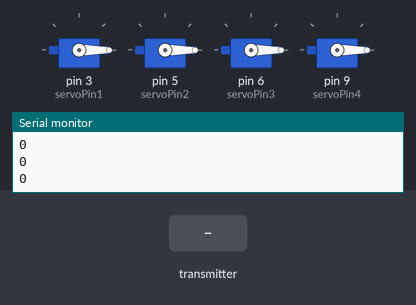
A sketch run on a simulated Arduino Uno, built with avr-gcc and run on an emulated ATmega328P. Parts: 4 × servo, the last lines printed to the serial monitor. The inputs (shaded band) are chosen by the test bench. No radio packets arrive unless stated.

Above: at 1.2 s.
1.3 s: the transmitter starts sending b1 = 512
At 2.4 s:
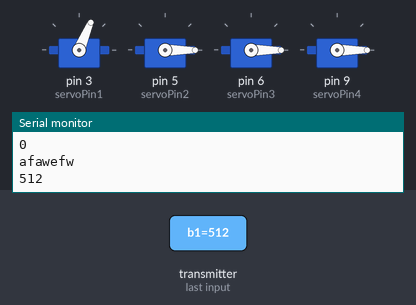
2.8 s: the transmitter starts sending b2 = 1023
At 4.0 s:
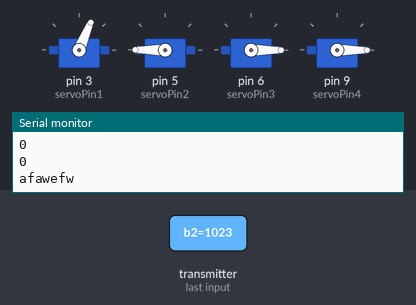
4.3 s: the transmitter starts sending b3 = 512
At 5.5 s:
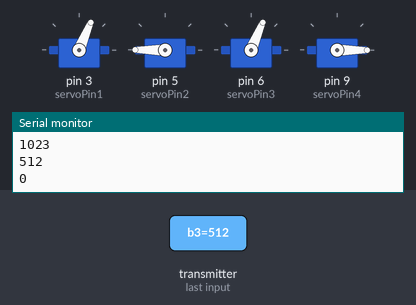
5.8 s: the transmitter starts sending b4 = 1023
At 7.0 s:
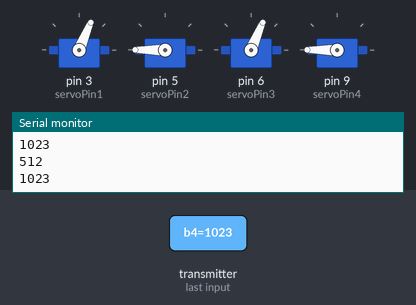
7.3 s: the transmitter starts sending b1 = 256
At 8.5 s:
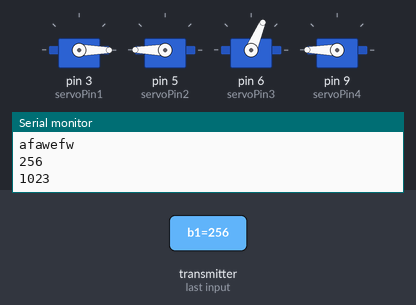
8.8 s: the transmitter starts sending b2 = 0
At 9.2 s:
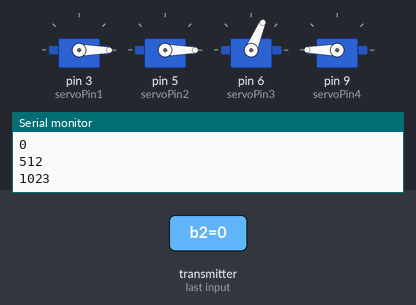
Timing chart, 0 to 11.3 s (numbered marks = the images above; inputs shaded):
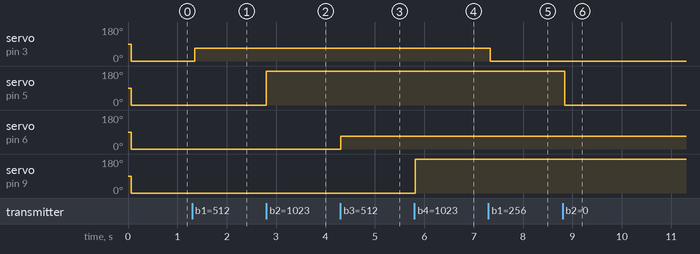

Measured:
- after the input at 1.3 s, servo on pin 3 (servoPin1): 0° → 67° after 0.05 s
- after the input at 2.8 s, servo on pin 5 (servoPin2): 0° → 180° at once
- after the input at 4.3 s, servo on pin 6 (servoPin3): 0° → 67° at once
- after the input at 5.8 s, servo on pin 9 (servoPin4): 0° → 180° at once
- after the input at 7.3 s, servo on pin 3 (servoPin1): 67° → 0° at once
- after the input at 8.8 s, servo on pin 5 (servoPin2): 180° → 0° after 0.05 s

The sketch:

Receiver.ino
```cpp
/*  Receiver Code
*   Code to receive data from NRF24L01+ */


#include <SPI.h>
#include <RF24.h>

//Radio Configuration
#include <Servo.h> //Includes servo library

Servo finger1, finger2, finger3, finger4;

int servoPin1 = 3;
int servoPin2 = 5;
int servoPin3 = 6;
int servoPin4 = 9;

RF24 radio(7,8);
byte addresses[][6] = {"12345","23456"}; // make sure this matches the transmitter adresses

bool radioNumber=0;
bool role = 0;  //Control transmit/receive


struct Data{
   int b1 ;             //Create struct and create variable with that data-type
   int b2 ;
   int b3 ;
   int b4 ;
};
Data data;


void setup() {
    Serial.begin(9600);
    radio.begin();             // Initializes radio
    radio.setPALevel(RF24_PA_LOW);   // Sets power output to low.
    radio.openWritingPipe(addresses[0]); //opens writing pipeline
    radio.openReadingPipe(1,addresses[1]); //opens reading pipeline
    radio.setPayloadSize(32); //sets payload size, but this is default
    radio.startListening();
    //Attach the servo objects to their respective pins
    finger1.attach(servoPin1);
    finger2.attach(servoPin2);
    finger3.attach(servoPin3);
    finger4.attach(servoPin4);

    /* set each servo pin to output; I'm not acutally sure if this is
    even necessary, but I did just in case it is */
    pinMode(servoPin1, OUTPUT);
    pinMode(servoPin2, OUTPUT);
    pinMode(servoPin3, OUTPUT);
    pinMode(servoPin4, OUTPUT);
}
void loop() {
    delay(50);               //increase for debuggy, decrease to decrease jitter
    if(radio.available()){
        Serial.println("afawefw");
        radio.read(&data,sizeof(data)); //reads value of go


    }

    Serial.println(data.b1);
    Serial.println(data.b2);
    Serial.println(data.b3);
    Serial.println(data.b4);
    /* Defines "pos" variables as being proportional to the flex inputs.
    The 400 to 700 value range seemed adequate for my sensors, but you can change
    yours accordingly. */
    int pos1 = map(data.b1, 400, 700, 0, 180);
    pos1 = constrain(pos1, 0, 180);
    int pos2 = map(data.b2, 400, 700, 0, 180);
    pos2 = constrain(pos2, 0, 180);
    int pos3 = map(data.b3, 400, 700, 0, 180);
    pos3 = constrain(pos3, 0, 180);
    int pos4 = map(data.b4, 200, 500, 0, 180);
    pos4 = constrain(pos4, 0, 180);

    //Tells servos to move by the amount specified in the "pos" variables
    finger1.write(pos1);
    finger2.write(pos2);
    finger3.write(pos3);
    finger4.write(pos4);

    }
```
